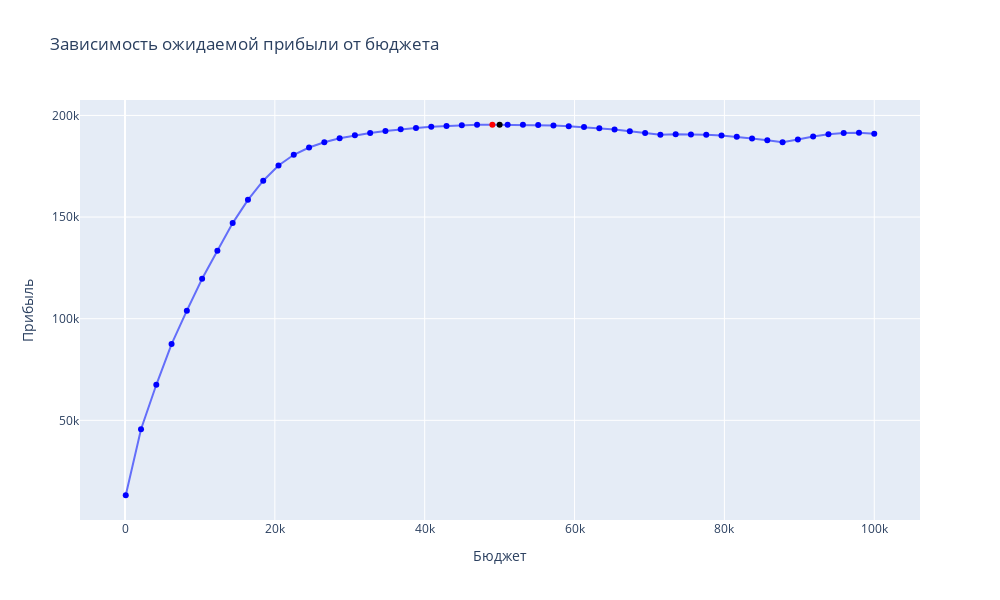

Notebook code cell kept with this figure:
### Code cell
### Запустите ячейку после получения результата для визуализации
### Красным цветом выделена точка, соответствующая текущему бюджету
### Желтым цветом выделена точка, соответствующая наилучшему возможному значению

build_plot(df, strategy)

### Figure 1 — Plotly figure (JSON) as saved in the notebook; plotly's stock layout.template omitted (floating-point values rounded to 4 significant figures)
{"data": [{"marker": {"color": ["blue", "blue", "blue", "blue", "blue", "blue", "blue", "blue", "blue", "blue", "blue", "blue", "blue", "blue", "blue", "blue", "blue", "blue", "blue", "blue", "blue", "blue", "blue", "blue", "red", "black", "blue", "blue", "blue", "blue", "blue", "blue", "blue", "blue", "blue", "blue", "blue", "blue", "blue", "blue", "blue", "blue", "blue", "blue", "blue", "blue", "blue", "blue", "blue", "blue", "blue"], "size": 6}, "mode": "lines+markers", "name": "lines", "type": "scatter", "x": [100, 2138, 4177, 6216, 8255, 10293, 12332, 14371, 16410, 18448, 20487, 22526, 24565, 26604, 28642, 30681, 32720, 34759, 36797, 38836, 40875, 42914, 44953, 46991, 49030, 50000, 51069, 53108, 55146, 57185, 59224, 61263, 63302, 65340, 67379, 69418, 71457, 73495, 75534, 77573, 79612, 81651, 83689, 85728, 87767, 89806, 91844, 93883, 95922, 97961, 100000], "y": [13150.0, 45650.0, 67490.0, 87500.0, 103900.0, 119700.0, 133400.0, 147000.0, 158500.0, 167900.0, 175300.0, 180600.0, 184200.0, 186800.0, 188800.0, 190200.0, 191400.0, 192400.0, 193200.0, 193900.0, 194400.0, 194800.0, 195200.0, 195400.0, 195400.0, 195400.0, 195400.0, 195400.0, 195300.0, 195000.0, 194700.0, 194300.0, 193800.0, 193100.0, 192200.0, 191300.0, 190600.0, 190700.0, 190700.0, 190500.0, 190100.0, 189500.0, 188700.0, 187800.0, 186800.0, 188100.0, 189700.0, 190700.0, 191400.0, 191500.0, 191000.0]}], "layout": {"height": 600, "title": {"text": "Зависимость ожидаемой прибыли от бюджета"}, "width": 1000, "xaxis": {"title": {"text": "Бюджет"}}, "yaxis": {"title": {"text": "Прибыль"}}}}
